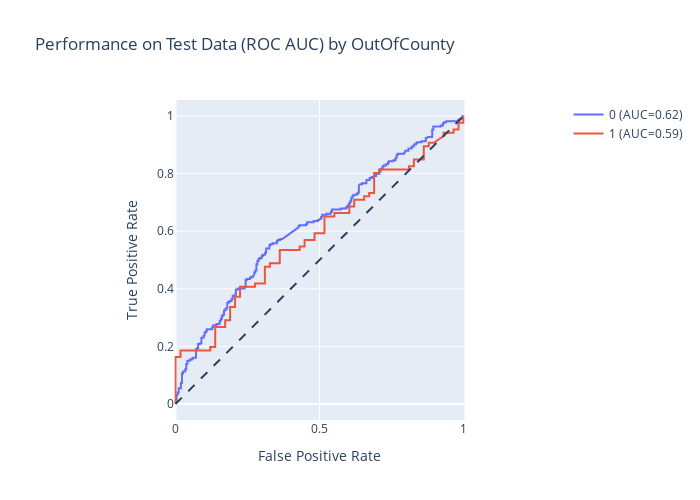

Notebook cell for this chart:
### Code cell
fig = update_roc_auc(test_df, label_col, prediction_col, "OutOfCounty")

fig.update_layout(title={'text': F"Performance on Test Data (ROC AUC) by OutOfCounty"})

fig.show()

### Figure 1 — Plotly figure (JSON) as saved in the notebook; plotly's stock layout.template omitted (floating-point values rounded to 4 significant figures; data arrays with more than 128 entries replaced by an {"elided": "..."} marker saying what was removed)
{"data": [{"mode": "lines", "name": "0 (AUC=0.62)", "type": "scatter", "x": {"elided": "255 float values"}, "y": {"elided": "255 float values"}}, {"mode": "lines", "name": "1 (AUC=0.59)", "type": "scatter", "x": [0, 0, 0, 0.01724, 0.01724, 0.1207, 0.1207, 0.1379, 0.1379, 0.1724, 0.1724, 0.1897, 0.1897, 0.2069, 0.2069, 0.2241, 0.2241, 0.2414, 0.2759, 0.2759, 0.3103, 0.3103, 0.3276, 0.3276, 0.3621, 0.3621, 0.431, 0.431, 0.4483, 0.4483, 0.4828, 0.4828, 0.5172, 0.5172, 0.5517, 0.5517, 0.6034, 0.6034, 0.6207, 0.6207, 0.6552, 0.6552, 0.6724, 0.6724, 0.6897, 0.6897, 0.7069, 0.7069, 0.8103, 0.8103, 0.8276, 0.8276, 0.8621, 0.8621, 0.8793, 0.8793, 0.8966, 0.931, 0.931, 0.9655, 0.9655, 0.9828, 0.9828, 1, 1], "y": [0, 0.01163, 0.1628, 0.1628, 0.186, 0.186, 0.1977, 0.1977, 0.2674, 0.2674, 0.2907, 0.2907, 0.3372, 0.3372, 0.3721, 0.3721, 0.407, 0.407, 0.407, 0.4186, 0.4186, 0.4767, 0.4767, 0.4884, 0.4884, 0.5349, 0.5349, 0.5465, 0.5465, 0.5698, 0.5698, 0.593, 0.593, 0.6512, 0.6512, 0.6628, 0.6628, 0.686, 0.686, 0.7093, 0.7093, 0.7209, 0.7209, 0.7326, 0.7326, 0.8023, 0.8023, 0.814, 0.814, 0.8256, 0.8256, 0.8488, 0.8488, 0.8953, 0.8953, 0.907, 0.907, 0.9302, 0.9419, 0.9419, 0.9535, 0.9535, 0.9767, 0.9767, 1]}], "layout": {"height": 500, "shapes": [{"line": {"dash": "dash"}, "type": "line", "x0": 0, "x1": 1, "y0": 0, "y1": 1}], "title": {"text": "Performance on Test Data (ROC AUC) by OutOfCounty"}, "width": 700, "xaxis": {"constrain": "domain", "title": {"text": "False Positive Rate"}}, "yaxis": {"scaleanchor": "x", "scaleratio": 1, "title": {"text": "True Positive Rate"}}}}
